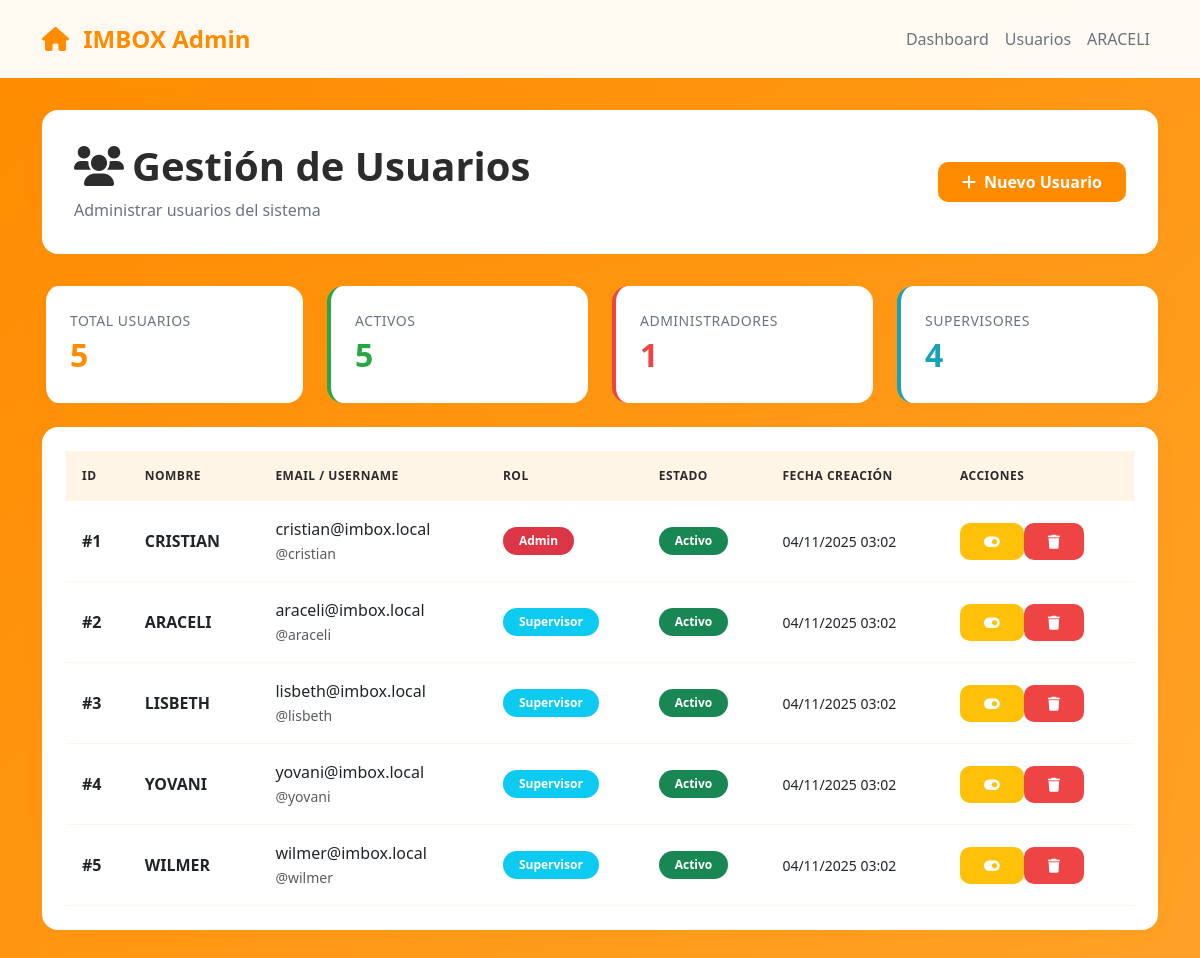
The page /usuarios.php (signed in) on the database its author committed.
### tables this page shows
CREATE TABLE IF NOT EXISTS usuarios (
    id INT AUTO_INCREMENT PRIMARY KEY,
    email VARCHAR(255) NOT NULL UNIQUE,
    username VARCHAR(50) UNIQUE,
    password VARCHAR(255) NOT NULL,
    nombre VARCHAR(255) NOT NULL,
    apellidos VARCHAR(255),
    rol ENUM('admin', 'supervisor', 'operador', 'recepcionista', 'user') DEFAULT 'user',
    almacen_asignado INT DEFAULT NULL,
    telefono VARCHAR(50),
    activo TINYINT(1) DEFAULT 1,
    ultimo_acceso TIMESTAMP NULL,
    fecha_creacion TIMESTAMP DEFAULT CURRENT_TIMESTAMP,
    fecha_actualizacion TIMESTAMP DEFAULT CURRENT_TIMESTAMP ON UPDATE CURRENT_TIMESTAMP,
    INDEX idx_email (email),
    INDEX idx_rol (rol),
    INDEX idx_activo (activo)
);

### config/auth.php (called while the page is built, shortened)
<?php
function getUserName() {
    return $_SESSION['user_name'] ?? 'Usuario';
}

### usuarios.php (the view, shortened to what this page needs)
<?php
require_once 'config/auth.php';
$db = Database::getInstance()->getConnection();
$stmt = $db->query("SELECT * FROM usuarios ORDER BY fecha_creacion DESC");
$usuarios = $stmt->fetchAll();
$stmt = $db->query("SELECT
    COUNT(*) as total,
    SUM(CASE WHEN activo = 1 THEN 1 ELSE 0 END) as activos,
    SUM(CASE WHEN rol = 'admin' THEN 1 ELSE 0 END) as admins,
    SUM(CASE WHEN rol = 'supervisor' THEN 1 ELSE 0 END) as supervisores
FROM usuarios");
$stats = $stmt->fetch();
?>
<!DOCTYPE html>
<html lang="es">
<head>
    <link href="https://cdn.jsdelivr.net/npm/bootstrap@5.3.0/dist/css/bootstrap.min.css" rel="stylesheet">
    <link rel="stylesheet" href="https://cdnjs.cloudflare.com/ajax/libs/font-awesome/6.0.0/css/all.min.css">
    <link rel="stylesheet" href="css/style.css">
</head>
<body>
    <nav class="navbar navbar-expand-lg">
        <div class="container">
            <a class="navbar-brand" href="index.php">
                <i class="fas fa-home me-2"></i>
                <?php echo APP_NAME; ?>
            </a>
            <div class="collapse navbar-collapse" id="navbarNav">
                <ul class="navbar-nav ms-auto">
                    <li class="nav-item">
                        <a class="nav-link" href="index.php">Dashboard</a>
                    </li>
                    <li class="nav-item">
                        <a class="nav-link active" href="usuarios.php">Usuarios</a>
                    </li>
                    <li class="nav-item">
                        <a class="nav-link" href="#">
                            <?php echo getUserName(); ?>
                        </a>
                    </li>
                </ul>
            </div>
        </div>
    </nav>
    <div class="main-container">
        <div class="container">
            <div class="page-header fade-in">
                <div class="d-flex justify-content-between align-items-center">
                    <div>
                        <h1><i class="fas fa-users me-2"></i>Gestión de Usuarios</h1>
                        <p>Administrar usuarios del sistema</p>
                    </div>
                    <button class="btn btn-primary" data-bs-toggle="modal" data-bs-target="#modalNuevoUsuario">
                        <i class="fas fa-plus me-2"></i>Nuevo Usuario
                    </button>
                </div>
            </div>
            <div class="row g-4 mb-4">
                <div class="col-md-3">
                    <div class="stat-card fade-in" style="animation-delay: 0.1s; border-left-color: var(--primary-color);">
                        <div class="stat-label">Total Usuarios</div>
                        <div class="stat-value" style="color: var(--primary-color);">
                            <?php echo $stats['total']; ?>
                        </div>
                    </div>
                </div>
                <div class="col-md-3">
                    <div class="stat-card fade-in" style="animation-delay: 0.2s; border-left-color: var(--success-color);">
                        <div class="stat-label">Activos</div>
                        <div class="stat-value" style="color: var(--success-color);">
                            <?php echo $stats['activos']; ?>
                        </div>
                    </div>
                </div>
                <div class="col-md-3">
                    <div class="stat-card fade-in" style="animation-delay: 0.3s; border-left-color: var(--danger-color);">
                        <div class="stat-label">Administradores</div>
                        <div class="stat-value" style="color: var(--danger-color);">
                            <?php echo $stats['admins']; ?>
                        </div>
                    </div>
                </div>
                <div class="col-md-3">
                    <div class="stat-card fade-in" style="animation-delay: 0.4s; border-left-color: var(--info-color);">
                        <div class="stat-label">Supervisores</div>
                        <div class="stat-value" style="color: var(--info-color);">
                            <?php echo $stats['supervisores']; ?>
                        </div>
                    </div>
                </div>
            </div>
            <div class="table-container fade-in" style="animation-delay: 0.5s;">
                <div class="table-responsive">
                    <table class="table table-hover align-middle">
                        <thead>
                            <tr>
                                <th>ID</th>
                                <th>Nombre</th>
                                <th>Email / Username</th>
                                <th>Rol</th>
                                <th>Estado</th>
                                <th>Fecha Creación</th>
                                <th>Acciones</th>
                            </tr>
                        </thead>
                        <tbody>
                            <?php foreach ($usuarios as $usuario): ?>
                            <tr>
                                <td><strong>#<?php echo $usuario['id']; ?></strong></td>
                                <td>
                                    <strong><?php echo htmlspecialchars($usuario['nombre']); ?></strong>
                                </td>
                                <td>
                                    <div><?php echo htmlspecialchars($usuario['email']); ?></div>
                                    <?php if ($usuario['username']): ?>
                                    <small class="text-muted">@<?php echo htmlspecialchars($usuario['username']); ?></small>
                                    <?php endif; ?>
                                </td>
                                <td>
                                    <?php
                                    $badge_class = $usuario['rol'] === 'admin' ? 'danger' : 'info';
                                    ?>
                                    <span class="badge bg-<?php echo $badge_class; ?>">
                                        <?php echo ucfirst($usuario['rol']); ?>
                                    </span>
                                </td>
                                <td>
                                    <?php if ($usuario['activo']): ?>
                                    <span class="badge bg-success">Activo</span>
                                    <?php else: ?>
                                    <span class="badge bg-secondary">Inactivo</span>
                                    <?php endif; ?>
                                </td>
                                <td>
                                    <small><?php echo date('d/m/Y H:i', strtotime($usuario['fecha_creacion'])); ?></small>
                                </td>
                                <td>
                                    <div class="btn-group">
                                        <form method="POST" style="display: inline;">
                                            <button type="submit" class="btn btn-sm btn-warning" title="Cambiar estado">
                                                <i class="fas fa-toggle-on"></i>
                                            </button>
                                        </form>
                                        <form method="POST" style="display: inline;" onsubmit="return confirm('¿Eliminar usuario?');">
                                            <button type="submit" class="btn btn-sm btn-danger" title="Eliminar">
                                                <i class="fas fa-trash"></i>
                                            </button>
                                        </form>
                                    </div>
                                </td>
                            </tr>
                            <?php endforeach; ?>
                        </tbody>
                    </table>
                </div>
            </div>
        </div>
    </div>
</body>
</html>

### css/style.css (style rules this page uses)
:root { --primary-color: #FF8C00; --primary-dark: #E67E00; --primary-light: #FFB84D; --secondary-color: #FFA500; --success-color: #28A745; --danger-color: #ef4444; --warning-color: #FFC107; --info-color: #17A2B8; --dark-color: #2C2C2C; --light-color: #FFF5E6; --gray-color: #6b7280; --gradient-main: linear-gradient(135deg, #FF8C00 0%, #FFB84D 50%, #FFA500 100%); --gradient-card: linear-gradient(135deg, #FF8C00 0%, #FFA500 100%); --gradient-header: linear-gradient(90deg, #FF8C00 0%, #FFB84D 100%); --border-radius: 16px; --shadow-sm: 0 2px 8px rgba(255, 140, 0, 0.1); --shadow-md: 0 4px 15px rgba(255, 140, 0, 0.15); --shadow-lg: 0 10px 30px rgba(255, 140, 0, 0.2); --shadow-xl: 0 20px 40px rgba(255, 140, 0, 0.3); }
* { margin: 0; padding: 0; box-sizing: border-box; }
body { font-family: 'Segoe UI', Tahoma, Geneva, Verdana, sans-serif; background: var(--gradient-main); background-size: 400% 400%; animation: gradientShift 15s ease infinite; min-height: 100vh; color: var(--dark-color); }
.navbar { background: rgba(255, 255, 255, 0.95); backdrop-filter: blur(10px); box-shadow: var(--shadow-md); padding: 1rem 0; }
.navbar-brand { font-weight: 700; font-size: 1.5rem; color: var(--primary-color) !important; }
.nav-link { color: var(--gray-color) !important; font-weight: 500; transition: color 0.3s; }
.main-container { padding: 2rem 0; }
.page-header { background: white; border-radius: var(--border-radius); padding: 2rem; box-shadow: var(--shadow-md); margin-bottom: 2rem; }
.page-header h1 { color: var(--dark-color); font-weight: 700; margin-bottom: 0.5rem; }
.page-header p { color: var(--gray-color); margin: 0; }
.table-container { background: white; border-radius: var(--border-radius); padding: 1.5rem; box-shadow: var(--shadow-md); }
.table { margin: 0; }
.table thead th { background: var(--light-color); border: none; color: var(--dark-color); font-weight: 600; text-transform: uppercase; font-size: 0.75rem; letter-spacing: 0.5px; padding: 1rem; }
.table tbody td { border: none; padding: 1rem; vertical-align: middle; }
.table tbody tr { border-bottom: 1px solid var(--light-color); transition: background 0.2s; }
.badge { padding: 0.5rem 1rem; border-radius: 50px; font-weight: 600; font-size: 0.75rem; }
.btn { border-radius: 10px; padding: 0.5rem 1.5rem; font-weight: 600; transition: all 0.3s; border: none; }
.btn-primary { background: var(--primary-color); color: white; }
.btn-danger { background: var(--danger-color); color: white; }
.btn-warning { background: var(--warning-color); color: white; }
.fade-in { animation: fadeIn 0.5s ease-in-out; }
.stat-card { background: white; border-radius: var(--border-radius); padding: 1.5rem; box-shadow: var(--shadow-md); border-left: 4px solid var(--primary-color); }
.stat-value { font-size: 2rem; font-weight: 700; color: var(--dark-color); }
.stat-label { color: var(--gray-color); font-size: 0.875rem; text-transform: uppercase; letter-spacing: 0.5px; }

### rows shown on the page
usuarios: id "1", nombre "CRISTIAN", email "cristian@imbox.local", username "cristian", rol "Admin", activo "Activo", fecha_creacion "04/11/2025 03:02"
usuarios: id "2", nombre "ARACELI", email "araceli@imbox.local", username "araceli", rol "Supervisor", activo "Activo", fecha_creacion "04/11/2025 03:02"
usuarios: id "3", nombre "LISBETH", email "lisbeth@imbox.local", username "lisbeth", rol "Supervisor", activo "Activo", fecha_creacion "04/11/2025 03:02"
usuarios: id "4", nombre "YOVANI", email "yovani@imbox.local", username "yovani", rol "Supervisor", activo "Activo", fecha_creacion "04/11/2025 03:02"
usuarios: id "5", nombre "WILMER", email "wilmer@imbox.local", username "wilmer", rol "Supervisor", activo "Activo", fecha_creacion "04/11/2025 03:02"

### other values the page prints
APP_NAME "IMBOX Admin"
getUserName() "ARACELI"
$stats['total'] "5"
$stats['activos'] "5"
$stats['admins'] "1"
$stats['supervisores'] "4"
